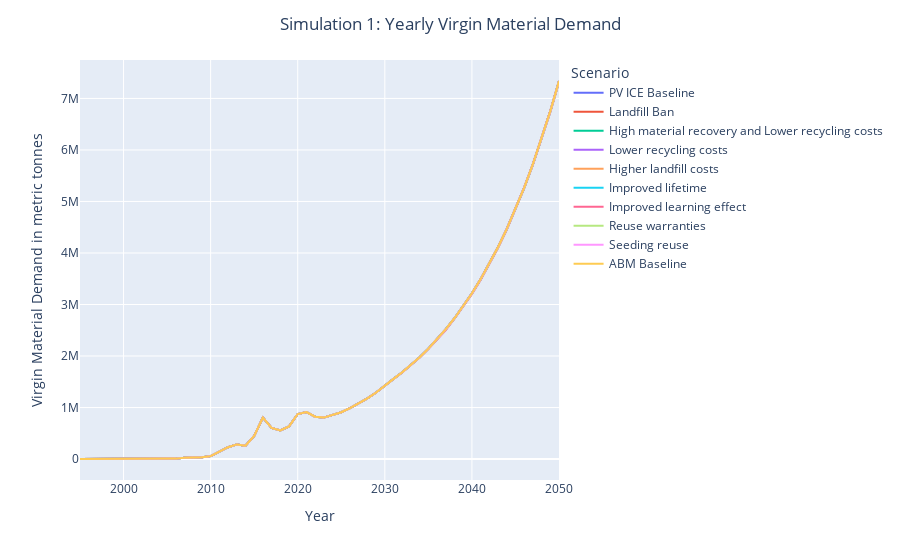

The cell this chart's notebook holds for it:
### Markdown cell above
### Plotting with USyearly and UScum data frames

### Code cell
filter_col = [col for col in USyearly1 if (col.startswith('VirginStock_Module'))]
df = USyearly1[filter_col]
pretty_scenarios = ['PV ICE Baseline','Landfill Ban','High material recovery and Lower recycling costs','Lower recycling costs','Higher landfill costs','Improved lifetime','Improved learning effect','Reuse warranties','Seeding reuse','ABM Baseline']
df = df.set_axis(pretty_scenarios, axis=1)
df['year'] = list(range(1995,2051))
df = df.melt(id_vars = 'year')
fig1 = px.line(df, x='year', y='value', color = 'variable', labels={
                     "year": "Year",
                     "value": "Virgin Material Demand in metric tonnes",
                    "variable" :"Scenario"
                 })
fig1.update_layout(title_text='Simulation 1: Yearly Virgin Material Demand', title_x=0.5)
fig1.show()
